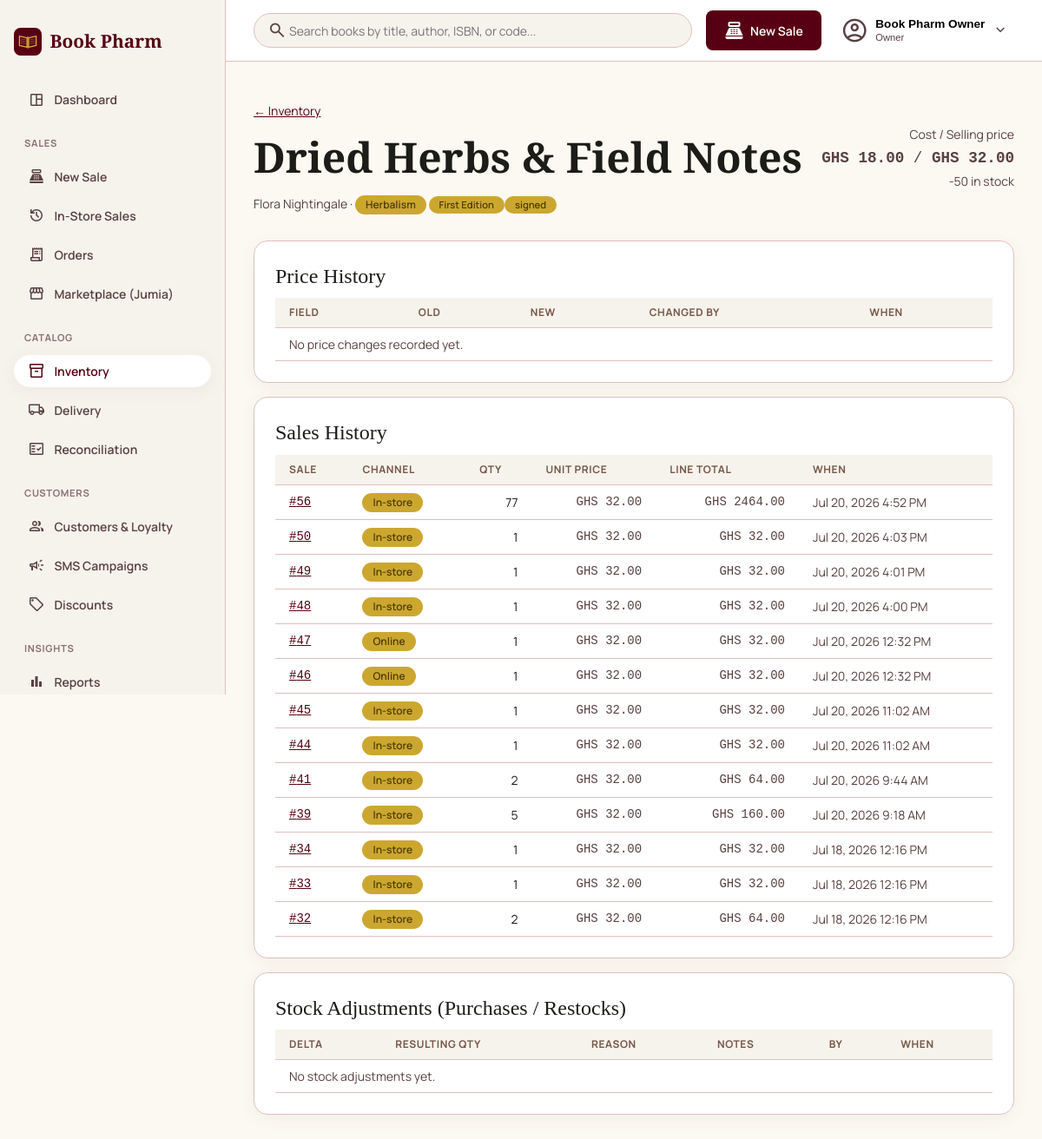
Screenshot of /portal/catalog/books/7/history/ (signed in) with the database file from the repository.
### apps/accounts/models.py (models this page shows, shortened)
class User(AbstractBaseUser, PermissionsMixin):
    class Role(models.TextChoices):
        OWNER = 'OWNER', 'Owner'
        ATTENDANT = 'ATTENDANT', 'Attendant'
    email = models.EmailField(unique=True)
    full_name = models.CharField(max_length=150, blank=True)
    role = models.CharField(max_length=10, choices=Role.choices, default=Role.OWNER)
    is_active = models.BooleanField(default=True)
    is_staff = models.BooleanField(default=False)
    date_joined = models.DateTimeField(default=timezone.now)
    objects = UserManager()
    USERNAME_FIELD = 'email'
    REQUIRED_FIELDS = []

### apps/catalog/models.py (models this page shows, shortened)
class Book(models.Model):
    isbn = models.CharField(max_length=13, unique=True, null=True, blank=True)
    internal_code = models.CharField(max_length=20, unique=True, null=True, blank=True)
    slug = models.SlugField(max_length=255, unique=True, blank=True)
    title = models.CharField(max_length=255)
    author = models.CharField(max_length=255, blank=True)
    category = models.ForeignKey(Category, on_delete=models.PROTECT, related_name='books')
    tags = models.ManyToManyField(Tag, blank=True, related_name='books')
    cost_price = models.DecimalField(max_digits=10, decimal_places=2)
    selling_price = models.DecimalField(max_digits=10, decimal_places=2)
    stock_qty = models.IntegerField(default=0)
    low_stock_threshold = models.PositiveIntegerField(default=5)
    cover_image = models.ImageField(upload_to='book_covers/', blank=True, null=True)
    cover_image_url = models.URLField(max_length=500, blank=True)
    description = models.TextField(blank=True)
    is_active = models.BooleanField(default=True)
    created_at = models.DateTimeField(auto_now_add=True)
    updated_at = models.DateTimeField(auto_now=True)
    objects = BookQuerySet.as_manager()
    class Meta:
        ordering = ['title']

class Category(models.Model):
    name = models.CharField(max_length=100, unique=True)
    slug = models.SlugField(max_length=110, unique=True, blank=True)
    class Meta:
        verbose_name_plural = 'categories'
        ordering = ['name']

class Tag(models.Model):
    name = models.CharField(max_length=50, unique=True)
    slug = models.SlugField(max_length=60, unique=True, blank=True)
    class Meta:
        ordering = ['name']

### apps/sales/models.py (models this page shows, shortened)
class SaleItem(models.Model):
    sale = models.ForeignKey(Sale, on_delete=models.CASCADE, related_name='items')
    book = models.ForeignKey('catalog.Book', on_delete=models.PROTECT, related_name='sale_items')
    qty = models.PositiveIntegerField()
    unit_price = models.DecimalField(max_digits=10, decimal_places=2)
    line_discount = models.DecimalField(max_digits=10, decimal_places=2, default=Decimal('0'))
    unit_cost_price = models.DecimalField(max_digits=10, decimal_places=2, null=True)
    @property
    def line_total(self):
        return self.unit_price * self.qty - self.line_discount

class Sale(models.Model):
    class Channel(models.TextChoices):
        IN_STORE = 'IN_STORE', 'In-store'
        ONLINE = 'ONLINE', 'Online'
        JUMIA = 'JUMIA', 'Jumia'
    class PaymentMethod(models.TextChoices):
        CASH = 'CASH', 'Cash'
        MOMO = 'MOMO', 'Mobile Money'
        CARD = 'CARD', 'Card'
        BANK_TRANSFER = 'BANK_TRANSFER', 'Bank Transfer'
        MARKETPLACE = 'MARKETPLACE', 'Marketplace (Jumia)'
    class PaymentStatus(models.TextChoices):
        PENDING = 'PENDING', 'Pending'
        PAID = 'PAID', 'Paid'
        FAILED = 'FAILED', 'Failed'
        REFUNDED = 'REFUNDED', 'Refunded'
    class Status(models.TextChoices):
        PENDING = 'PENDING', 'Pending'
        COMPLETED = 'COMPLETED', 'Completed'
        CANCELLED = 'CANCELLED', 'Cancelled'
        RETURNED = 'RETURNED', 'Returned'
    channel = models.CharField(max_length=8, choices=Channel.choices)
    customer = models.ForeignKey(
        'customers.Customer', null=True, blank=True, on_delete=models.SET_NULL, related_name='sales'
    )
    subtotal = models.DecimalField(max_digits=10, decimal_places=2)
    discount_amount = models.DecimalField(max_digits=10, decimal_places=2, default=Decimal('0'))
    delivery_fee = models.DecimalField(max_digits=10, decimal_places=2, default=Decimal('0'))
    total = models.DecimalField(max_digits=10, decimal_places=2)
    payment_method = models.CharField(max_length=13, choices=PaymentMethod.choices)
    payment_status = models.CharField(max_length=8, choices=PaymentStatus.choices, default=PaymentStatus.PENDING)
    status = models.CharField(max_length=9, choices=Status.choices, default=Status.PENDING)
    attendant = models.ForeignKey(
        settings.AUTH_USER_MODEL, null=True, blank=True, on_delete=models.SET_NULL, related_name='sales'
    )
    offline_uuid = models.UUIDField(unique=True, null=True, blank=True)
    synced_at = models.DateTimeField(null=True, blank=True)
    external_ref = models.CharField(max_length=100, blank=True)
    returned_at = models.DateTimeField(null=True, blank=True)
    created_at = models.DateTimeField(auto_now_add=True)
    class Meta:
        ordering = ['-created_at']

### apps/portal/views.py (the view)
# urls.py: path('catalog/books/<int:pk>/history/', views.book_history, name='book_history'),
@login_required
def book_history(request, pk):
    book = get_object_or_404(Book.objects.select_related('category').prefetch_related('tags'), pk=pk)
    price_page = Paginator(
        book.price_changes.select_related('changed_by'), PAGE_SIZE
    ).get_page(request.GET.get('price_page'))
    sales_page = Paginator(
        book.sale_items.select_related('sale', 'sale__customer').order_by('-sale__created_at'), PAGE_SIZE,
    ).get_page(request.GET.get('sales_page'))
    stock_page = Paginator(
        book.stock_adjustments.select_related('adjusted_by'), PAGE_SIZE
    ).get_page(request.GET.get('stock_page'))
    return render(request, 'portal/catalog/book_history.html', {
        'active_nav': 'catalog',
        'book': book,
        'price_page': price_page,
        'sales_page': sales_page,
        'stock_page': stock_page,
    })

### templates/portal/catalog/book_history.html (shortened to what this page needs)
{% extends 'portal/base.html' %}
{% block content %}
<header class="portal-page-header">
  <div>
    <p class="text-muted"><a href="{% url 'portal:book_list' %}">&larr; Inventory</a></p>
    <h1>{{ book.title }}</h1>
    <p class="text-muted">
      {{ book.author }} &middot; <span class="badge">{{ book.category.name }}</span>
      {% for tag in book.tags.all %}<span class="badge badge--tag">{{ tag.name }}</span>{% endfor %}
    </p>
  </div>
  <div style="text-align: right;">
    <p class="text-muted" style="margin: 0;">Cost / Selling price</p>
    <p class="mono" style="margin: 0.2rem 0 0; font-size: 1.1rem;"><strong>GHS {{ book.cost_price }}</strong> / <strong>GHS {{ book.selling_price }}</strong></p>
    <p class="text-muted" style="margin: 0.2rem 0 0;">{{ book.stock_qty }} in stock</p>
  </div>
</header>
<div class="card" style="margin-bottom: var(--space-stack-md);">
  <h3>Price History</h3>
  <table class="table">
    <thead>
      <tr>
        <th>Field</th>
        <th class="text-right">Old</th>
        <th class="text-right">New</th>
        <th>Changed By</th>
        <th>When</th>
      </tr>
    </thead>
    <tbody>
      {% for pc in price_page %}
      <tr>
        <td>{{ pc.get_field_display }}</td>
        <td class="text-right mono">GHS {{ pc.old_value }}</td>
        <td class="text-right mono">GHS {{ pc.new_value }}</td>
        <td class="text-muted">{% if pc.changed_by %}{{ pc.changed_by.full_name|default:pc.changed_by.email }}{% else %}&mdash;{% endif %}</td>
        <td class="text-muted">{{ pc.changed_at|date:"M j, Y g:i A" }}</td>
      </tr>
      {% empty %}
      <tr><td colspan="5" class="text-muted">No price changes recorded yet.</td></tr>
      {% endfor %}
    </tbody>
  </table>
</div>
<div class="card" style="margin-bottom: var(--space-stack-md);">
  <h3>Sales History</h3>
  <table class="table">
    <thead>
      <tr>
        <th>Sale</th>
        <th>Channel</th>
        <th class="text-right">Qty</th>
        <th class="text-right">Unit Price</th>
        <th class="text-right">Line Total</th>
        <th>When</th>
      </tr>
    </thead>
    <tbody>
      {% for item in sales_page %}
      <tr>
        <td class="mono">
          {% if item.sale.channel == 'ONLINE' %}<a href="{% url 'portal:order_detail' item.sale.pk %}">#{{ item.sale.pk }}</a>
          {% elif item.sale.channel == 'IN_STORE' %}<a href="{% url 'portal:register_receipt' item.sale.pk %}">#{{ item.sale.pk }}</a>
          {% elif item.sale.channel == 'JUMIA' %}<a href="{% url 'portal:marketplace_detail' item.sale.pk %}">#{{ item.sale.pk }}</a>
          {% else %}#{{ item.sale.pk }}{% endif %}
        </td>
        <td><span class="badge">{{ item.sale.get_channel_display }}</span></td>
        <td class="text-right">{{ item.qty }}</td>
        <td class="text-right mono">GHS {{ item.unit_price }}</td>
        <td class="text-right mono">GHS {{ item.line_total }}</td>
        <td class="text-muted">{{ item.sale.created_at|date:"M j, Y g:i A" }}</td>
      </tr>
      {% empty %}
      <tr><td colspan="6" class="text-muted">No sales yet.</td></tr>
      {% endfor %}
    </tbody>
  </table>
</div>
<div class="card">
  <h3>Stock Adjustments (Purchases / Restocks)</h3>
  <table class="table">
    <thead>
      <tr>
        <th class="text-right">Delta</th>
        <th class="text-right">Resulting Qty</th>
        <th>Reason</th>
        <th>Notes</th>
        <th>By</th>
        <th>When</th>
      </tr>
    </thead>
    <tbody>
      {% for adj in stock_page %}
      <tr>
        <td class="text-right mono{% if adj.delta < 0 %} text-error{% endif %}">{{ adj.delta|stringformat:"+d" }}</td>
        <td class="text-right">{{ adj.resulting_qty }}</td>
        <td><span class="badge">{{ adj.get_reason_display }}</span></td>
        <td class="text-muted">{{ adj.notes|default:"—" }}</td>
        <td class="text-muted">{% if adj.adjusted_by %}{{ adj.adjusted_by.full_name|default:adj.adjusted_by.email }}{% else %}&mdash;{% endif %}</td>
        <td class="text-muted">{{ adj.created_at|date:"M j, Y g:i A" }}</td>
      </tr>
      {% empty %}
      <tr><td colspan="6" class="text-muted">No stock adjustments yet.</td></tr>
      {% endfor %}
    </tbody>
  </table>
</div>
{% endblock %}

### templates/portal/base.html (shortened to what this page needs)
{% load static %}
<!DOCTYPE html>
<html lang="en">
<head>
  <link rel="stylesheet" href="{% static 'css/base.css' %}">
  <link rel="stylesheet" href="{% static 'css/theme-portal.css' %}">
  <link rel="stylesheet" href="{% static 'css/portal-layout.css' %}">
</head>
<body>
  <div class="portal-shell" x-data="{ sidebarOpen: false }">
    <aside class="portal-sidebar" :class="{ 'is-open': sidebarOpen }">
      <a class="portal-sidebar__brand" href="{% url 'portal:dashboard' %}">
        <img src="{% static 'img/logo.svg' %}" alt="" width="32" height="32">
        <span>Book Pharm</span>
      </a>
      <nav class="portal-sidebar__nav" @click="sidebarOpen = false">
        <a href="{% url 'portal:dashboard' %}" class="{% if active_nav == 'dashboard' %}is-active{% endif %}">
          <span class="material-symbols-outlined">space_dashboard</span> Dashboard
        </a>
        <p class="portal-sidebar__section-label">Sales</p>
        <a href="{% url 'portal:register_create' %}" class="{% if active_nav == 'register' %}is-active{% endif %}">
          <span class="material-symbols-outlined">point_of_sale</span> New Sale
        </a>
        <a href="{% url 'portal:register_list' %}" class="{% if active_nav == 'register_list' %}is-active{% endif %}">
          <span class="material-symbols-outlined">history</span> In-Store Sales
        </a>
        <a href="{% url 'portal:order_list' %}" class="{% if active_nav == 'orders' %}is-active{% endif %}">
          <span class="material-symbols-outlined">receipt_long</span> Orders
        </a>
        <a href="{% url 'portal:marketplace_list' %}" class="{% if active_nav == 'marketplace' %}is-active{% endif %}">
          <span class="material-symbols-outlined">storefront</span> Marketplace (Jumia)
        </a>
        <p class="portal-sidebar__section-label">Catalog</p>
        <a href="{% url 'portal:book_list' %}" class="{% if active_nav == 'catalog' %}is-active{% endif %}">
          <span class="material-symbols-outlined">inventory_2</span> Inventory
        </a>
        <a href="{% url 'portal:delivery_settings' %}" class="{% if active_nav == 'delivery' %}is-active{% endif %}">
          <span class="material-symbols-outlined">local_shipping</span> Delivery
        </a>
        <a href="{% url 'portal:reconciliation_list' %}" class="{% if active_nav == 'reconciliation' %}is-active{% endif %}">
          <span class="material-symbols-outlined">fact_check</span> Reconciliation
        </a>
        <p class="portal-sidebar__section-label">Customers</p>
        <a href="{% url 'portal:customer_list' %}" class="{% if active_nav == 'customers' %}is-active{% endif %}">
          <span class="material-symbols-outlined">group</span> Customers &amp; Loyalty
        </a>
        <a href="{% url 'portal:campaign_list' %}" class="{% if active_nav == 'messaging' %}is-active{% endif %}">
          <span class="material-symbols-outlined">campaign</span> SMS Campaigns
        </a>
        <a href="{% url 'portal:discount_list' %}" class="{% if active_nav == 'discounts' %}is-active{% endif %}">
          <span class="material-symbols-outlined">sell</span> Discounts
        </a>
        <p class="portal-sidebar__section-label">Insights</p>
        <a href="{% url 'portal:reports_sales' %}" class="{% if active_nav == 'reports' %}is-active{% endif %}">
          <span class="material-symbols-outlined">bar_chart</span> Reports
        </a>
      </nav>
    </aside>
    <div class="portal-columns">
      <header class="portal-topbar">
        <form class="portal-topbar__search" method="get" action="{% url 'portal:book_list' %}" x-data="{ searchOpen: false }" :class="{ 'is-open': searchOpen }">
          <button type="button" class="portal-topbar__search-toggle" @click="searchOpen = !searchOpen" aria-label="Toggle search">
            <span class="material-symbols-outlined">search</span>
          </button>
          <input type="search" name="q" placeholder="Search books by title, author, ISBN, or code...">
        </form>
        <a href="{% url 'portal:register_create' %}" class="btn btn--primary portal-topbar__new-sale">
          <span class="material-symbols-outlined">point_of_sale</span> <span class="portal-topbar__new-sale-label">New Sale</span>
        </a>
        <div class="portal-topbar__user" x-data="{ open: false }" @click.outside="open = false">
          <button type="button" class="portal-topbar__user-trigger" @click="open = !open">
            <span class="material-symbols-outlined">account_circle</span>
            <span class="portal-topbar__user-meta">
              <span class="portal-topbar__user-name">{{ request.user.full_name|default:request.user.email }}</span>
              <span class="portal-topbar__user-role">{{ request.user.get_role_display }}</span>
            </span>
            <span class="material-symbols-outlined portal-topbar__user-chevron" :class="{ 'is-open': open }">expand_more</span>
          </button>
        </div>
      </header>
      <main class="portal-main">
        {% block content %}{% endblock %}
      </main>
    </div>
  </div>
</body>
</html>

### rows the page displays
User: user.full_name "Book Pharm Owner", user.role "Owner"
Book: title "Dried Herbs & Field Notes", author "Flora Nightingale", category.name "Herbalism", cost_price "18.00", selling_price "32.00", stock_qty "-50"
Tag: name "First Edition"
Tag: name "signed"
SaleItem: sale.pk "56", sale.channel "In-store", qty "77", unit_price "32.00", line_total "2464.00", sale.created_at "Jul 20, 2026 4:52 PM"
SaleItem: sale.pk "50", sale.channel "In-store", qty "1", unit_price "32.00", line_total "32.00", sale.created_at "Jul 20, 2026 4:03 PM"
SaleItem: sale.pk "49", sale.channel "In-store", qty "1", unit_price "32.00", line_total "32.00", sale.created_at "Jul 20, 2026 4:01 PM"
SaleItem: sale.pk "48", sale.channel "In-store", qty "1", unit_price "32.00", line_total "32.00", sale.created_at "Jul 20, 2026 4:00 PM"
SaleItem: sale.pk "47", sale.channel "Online", qty "1", unit_price "32.00", line_total "32.00", sale.created_at "Jul 20, 2026 12:32 PM"
SaleItem: sale.pk "46", sale.channel "Online", qty "1", unit_price "32.00", line_total "32.00", sale.created_at "Jul 20, 2026 12:32 PM"
SaleItem: sale.pk "45", sale.channel "In-store", qty "1", unit_price "32.00", line_total "32.00", sale.created_at "Jul 20, 2026 11:02 AM"
SaleItem: sale.pk "44", sale.channel "In-store", qty "1", unit_price "32.00", line_total "32.00", sale.created_at "Jul 20, 2026 11:02 AM"
SaleItem: sale.pk "41", sale.channel "In-store", qty "2", unit_price "32.00", line_total "64.00", sale.created_at "Jul 20, 2026 9:44 AM"
SaleItem: sale.pk "39", sale.channel "In-store", qty "5", unit_price "32.00", line_total "160.00", sale.created_at "Jul 20, 2026 9:18 AM"
SaleItem: sale.pk "34", sale.channel "In-store", qty "1", unit_price "32.00", line_total "32.00", sale.created_at "Jul 18, 2026 12:16 PM"
SaleItem: sale.pk "33", sale.channel "In-store", qty "1", unit_price "32.00", line_total "32.00", sale.created_at "Jul 18, 2026 12:16 PM"
SaleItem: sale.pk "32", sale.channel "In-store", qty "2", unit_price "32.00", line_total "64.00", sale.created_at "Jul 18, 2026 12:16 PM"
